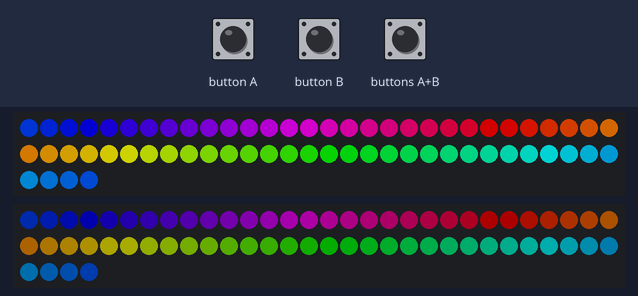
This program was run on a simulated BBC micro:bit (MakeCode). On the bench: 2 × 64 RGB LEDs in strip order, left to right, continuing on the next row. The test bench sets the inputs (shaded band). Dim RGB values are drawn brighter than linear.

Above: at 1.2 s.
1.3 s: buttons A+B pressed for 0.15 s
At 1.7 s:
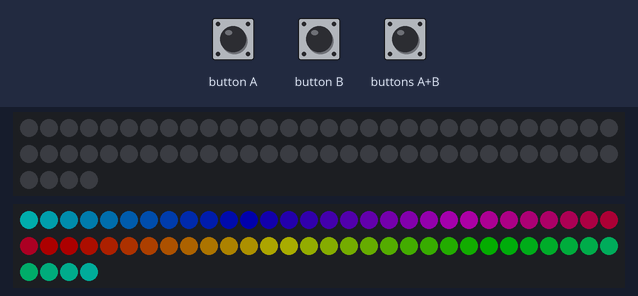
At 2.12 s:
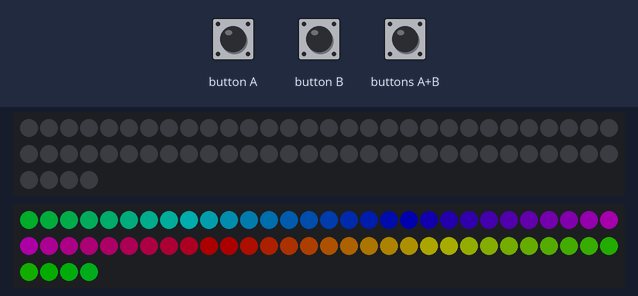
Timing chart, 0 to 4.3 s (numbered marks = the images above; inputs shaded):
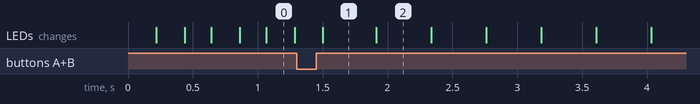

The program:

main.ts
```typescript
input.onButtonPressed(Button.A, function () {

})
input.onButtonPressed(Button.AB, function () {
    strip.clear()
    strip.show()
})
input.onButtonPressed(Button.B, function () {

})
let strip: neopixel.Strip = null
strip = neopixel.create(DigitalPin.P0, 64, NeoPixelMode.RGB)
strip.setBrightness(128)
strip.showRainbow(1, 360)
strip.show()
let strip2 = neopixel.create(DigitalPin.P1, 64, NeoPixelMode.RGB)
strip2.setBrightness(50)
strip2.showRainbow(1, 360)
strip2.show()
basic.forever(function () {
    strip.rotate(8)
    strip.show()
    basic.pause(200)
    strip2.rotate(8)
    strip2.show()
    basic.pause(200)
})
```

test.ts
```typescript
// Hier kann man Tests durchführen; diese Datei wird nicht kompiliert, wenn dieses Paket als Erweiterung verwendet wird.
```

Measured:
- after the input at 1.3 s, the LEDs: change after 0.20 s (image 1)
- what the display in image 1 shows lasts 0.4 s, from 1.5 s to 1.9 s
